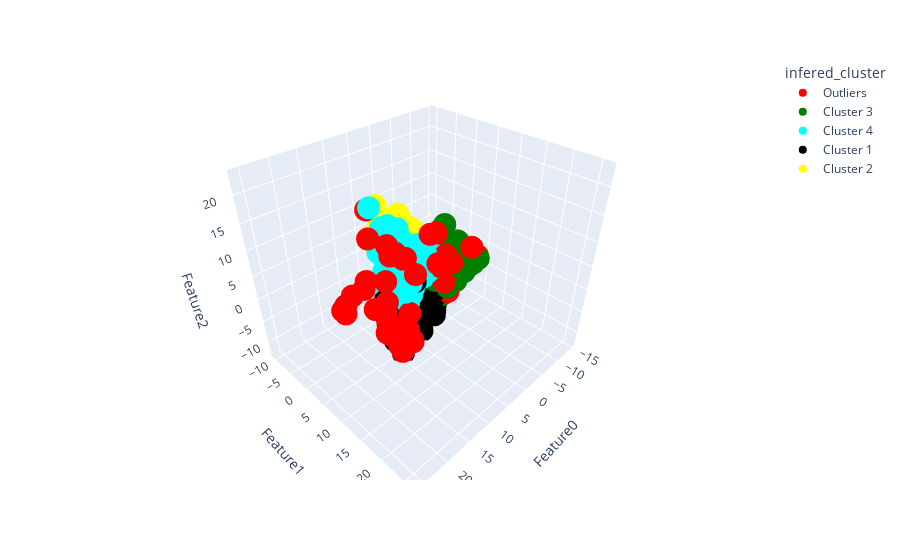

The cell this chart's notebook holds for it:
### Code cell
# we can consider no of classes as 4

mod_df = bird_df.copy()

mod_df = mod_df.drop(columns=['Unnamed: 0', 'bird', 'clip'])

scaler = StandardScaler()
data_rescaled = scaler.fit_transform(mod_df)

mod_df = pd.DataFrame(data_rescaled, columns=mod_df.columns)

pca_mod = PCA(n_components=pca_features)

pca_mod.fit(mod_df)
mod_t = pca_mod.transform(mod_df)

k_mod = KMeans(n_clusters=4, n_init = 10, init='k-means++', random_state=42)

classes = k_mod.fit_predict(mod_t)

final_df = pd.concat([mod_df.reset_index(drop=True), pd.DataFrame(mod_t, columns=constructCols(pca_features))], axis=1)
final_df['cluster_label'] = k_mod.labels_
final_df['distance'] = distance_from_center(final_df['Feature0'], final_df['Feature1'], final_df['cluster_label'], k_mod)
centroids = np.array(k_mod.cluster_centers_)

print(final_df['cluster_label'].value_counts())

outliers, all_outlier_idx = detect_outliers(final_df['distance'])
outliers_idx = list(final_df.sort_values('distance', ascending=False).head(len(all_outlier_idx)).index)

no_of_outliers = len(outliers_idx)

final_df['infered_cluster'] = k_mod.labels_
final_df.loc[outliers_idx, ['infered_cluster']] = 4

outliers_df = final_df[final_df.index.isin(outliers_idx)]

final_df['cluster_label'] = final_df['cluster_label'].replace({0:'Cluster 1', 1:'Cluster 2', 2:'Cluster 3', 3:'Cluster 4'})
final_df['infered_cluster'] = final_df['infered_cluster'].replace({0:'Cluster 1', 1:'Cluster 2', 2:'Cluster 3', 3:'Cluster 4', 4: 'Outliers'})
final_df['bird'] = bird_df['bird'].replace({0:'turtledove', 1:'greypartridge', 2:'yellowhammer', 3:'stockdove'})

plt.figure()
sns.scatterplot(data = final_df, x='Feature0', y='Feature1') # ,palette=['r','g','b','y'])
plt.title('Before clustering')
plt.show()

# plot 2D scatter plot to cluster
plt.figure()
sns.scatterplot(data = final_df, x='Feature0', y='Feature1', hue="cluster_label", palette=['r','g','b','y'])
plt.scatter(centroids[:,0], centroids[:,1], marker="x", color='k', s=100)
plt.title('After Clustering')
plt.show()


plt.figure()
final_df.boxplot(column=['distance'])
plt.title('No of Outliers: {}'.format(len(all_outlier_idx))) 
plt.suptitle('') # that's what you're after
plt.show()

plt.figure()
final_df.drop(outliers_idx).boxplot(column=['distance'])
plt.title('No of Outliers: {}'.format(len(all_outlier_idx) - no_of_outliers)) 
plt.suptitle('') # that's what you're after
plt.show()
                

# plot 2D scatter plot to cluster
plt.figure()
sns.scatterplot(data = final_df, x='Feature0', y='Feature1', hue="infered_cluster", palette=['r','g','c','k','y'])
plt.scatter(centroids[:,0], centroids[:,1], marker="x", color='k', s=100)
plt.title('After Clustering with outliers')
plt.show()
                                  

                                                               
fig = px.scatter_3d(final_df, x='Feature0', y='Feature1', z='Feature2',color='infered_cluster', color_discrete_sequence=['red','green', 'cyan','black','yellow'])
fig.show()

### Figure 1 — Plotly figure (JSON) as saved in the notebook; plotly's stock layout.template omitted (floating-point values rounded to 4 significant figures; data arrays with more than 128 entries replaced by an {"elided": "..."} marker saying what was removed)
{"data": [{"hovertemplate": "infered_cluster=Outliers<br>Feature0=%{x}<br>Feature1=%{y}<br>Feature2=%{z}<extra></extra>", "legendgroup": "Outliers", "marker": {"color": "red", "symbol": "circle"}, "mode": "markers", "name": "Outliers", "scene": "scene", "showlegend": true, "type": "scatter3d", "x": [-0.5479, 2.282, -0.436, 0.6959, 0.5932, 11.9, 12.15, 1.145, -1.82, 10.38, 12.05, 9.704, 18.13, 16.06, 20.93, 25.57, 17.09, 13.15, 11.22, 18.65, 20.41, 24.26, 25.18, 22.78, 0.1729, 8.085, 14.0, -7.506, -7.104, -7.12, -4.857, 6.929, -5.501, -5.348, -5.687, -6.306, -6.736, -6.728, -6.936, -3.659, -10.05, -14.5, -14.5, -9.63, -14.5, -9.65, -12.35, -6.832, 12.12, 11.02, -6.36, 12.12, 9.016, 8.912, 10.16, 9.896, 13.37, 13.05, 11.01, 9.919, 9.654, -0.9205, 11.71, -0.4537, 11.94, 12.4, 11.5, 11.07, 12.55, 13.53, 9.598, 11.61, 15.22, 10.7, 10.71, 10.3], "y": [6.99, 8.505, 8.595, 7.687, 7.669, 5.733, 6.699, 7.678, 3.942, 8.341, 6.982, 7.075, 22.67, 26.06, 11.11, 12.22, 13.71, 17.59, 14.57, 9.87, 11.09, 11.09, 12.32, 10.8, 7.39, 8.197, 7.569, -7.305, -6.938, -7.257, -9.453, -5.358, -9.07, -9.466, -9.365, -9.126, -9.242, -9.627, -9.896, -10.37, -2.738, -7.828, -7.828, -3.127, -7.828, -2.951, 4.866, -9.257, 6.133, 5.966, -8.738, 5.919, 8.288, 8.107, 7.563, 7.261, 6.942, 6.585, 5.521, 7.288, 6.879, -2.348, 4.506, 7.845, 5.075, 5.265, 4.726, 5.671, 9.134, 9.952, 8.271, 8.902, 5.981, 7.388, 6.548, 8.591], "z": [5.131, 4.679, 4.367, 4.235, 4.189, 12.11, 10.72, 4.518, 2.162, 10.23, 11.51, 9.144, 19.96, 22.92, 11.31, 10.81, 16.81, 19.98, 17.67, 18.1, 12.41, 10.25, 10.08, 10.98, -0.2299, 5.868, 7.169, -0.4922, -0.259, -0.5939, 2.77, 12.26, 1.963, 1.457, 1.025, 0.7477, 0.7749, 0.3649, 0.1379, 1.573, 1.086, -3.552, -3.552, 1.454, -3.552, 2.247, -1.595, -1.462, -5.948, -6.13, -3.884, -6.334, -8.538, -8.376, -8.006, -8.137, 2.294, -4.931, -4.264, -7.687, -5.868, -8.852, -2.067, -2.512, -4.52, -6.183, -5.674, -7.349, -4.928, -3.062, -1.545, -3.107, 1.284, -10.37, -9.412, -4.792]}, {"hovertemplate": "infered_cluster=Cluster 3<br>Feature0=%{x}<br>Feature1=%{y}<br>Feature2=%{z}<extra></extra>", "legendgroup": "Cluster 3", "marker": {"color": "green", "symbol": "circle"}, "mode": "markers", "name": "Cluster 3", "scene": "scene", "showlegend": true, "type": "scatter3d", "x": {"elided": "1245 float values"}, "y": {"elided": "1245 float values"}, "z": {"elided": "1245 float values"}}, {"hovertemplate": "infered_cluster=Cluster 4<br>Feature0=%{x}<br>Feature1=%{y}<br>Feature2=%{z}<extra></extra>", "legendgroup": "Cluster 4", "marker": {"color": "cyan", "symbol": "circle"}, "mode": "markers", "name": "Cluster 4", "scene": "scene", "showlegend": true, "type": "scatter3d", "x": {"elided": "734 float values"}, "y": {"elided": "734 float values"}, "z": {"elided": "734 float values"}}, {"hovertemplate": "infered_cluster=Cluster 1<br>Feature0=%{x}<br>Feature1=%{y}<br>Feature2=%{z}<extra></extra>", "legendgroup": "Cluster 1", "marker": {"color": "black", "symbol": "circle"}, "mode": "markers", "name": "Cluster 1", "scene": "scene", "showlegend": true, "type": "scatter3d", "x": {"elided": "601 float values"}, "y": {"elided": "601 float values"}, "z": {"elided": "601 float values"}}, {"hovertemplate": "infered_cluster=Cluster 2<br>Feature0=%{x}<br>Feature1=%{y}<br>Feature2=%{z}<extra></extra>", "legendgroup": "Cluster 2", "marker": {"color": "yellow", "symbol": "circle"}, "mode": "markers", "name": "Cluster 2", "scene": "scene", "showlegend": true, "type": "scatter3d", "x": {"elided": "1344 float values"}, "y": {"elided": "1344 float values"}, "z": {"elided": "1344 float values"}}], "layout": {"legend": {"title": {"text": "infered_cluster"}, "tracegroupgap": 0}, "margin": {"t": 60}, "scene": {"domain": {"x": [0, 1], "y": [0, 1]}, "xaxis": {"title": {"text": "Feature0"}}, "yaxis": {"title": {"text": "Feature1"}}, "zaxis": {"title": {"text": "Feature2"}}}}}
